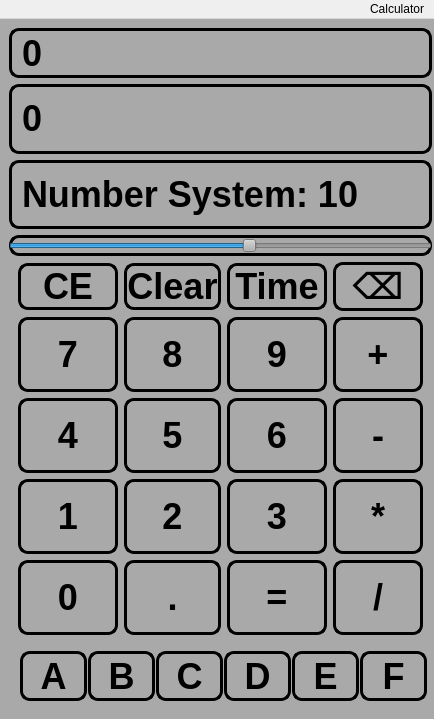
<?xml version="1.0" encoding="UTF-8"?>
<ui version="4.0">
 <class>MainWindow</class>
 <widget class="QMainWindow" name="MainWindow">
  <property name="geometry">
   <rect>
    <x>0</x>
    <y>0</y>
    <width>434</width>
    <height>719</height>
   </rect>
  </property>
  <property name="windowTitle">
   <string>MainWindow</string>
  </property>
  <property name="layoutDirection">
   <enum>Qt::RightToLeft</enum>
  </property>
  <property name="toolButtonStyle">
   <enum>Qt::ToolButtonTextOnly</enum>
  </property>
  <widget class="QWidget" name="centralwidget">
   <widget class="QGroupBox" name="whole_calculator">
    <property name="geometry">
     <rect>
      <x>0</x>
      <y>0</y>
      <width>441</width>
      <height>701</height>
     </rect>
    </property>
    <property name="styleSheet">
     <string notr="true">QPushButton{
	 border-style: outset;
     border-width: 3px;
     border-radius: 10px;
     border-color: black;
	 background-color: darkGray;
	 font: bold 36px;
}
QPushButton:pressed{
	 border-style: outset;
     border-width: 3px;
     border-radius: 10px;
     border-color: black;
	 background-color: lightGray;
	 font: bold 36px;
}
QPushButton:!enabled{
	 border-style: outset;
     border-width: 3px;
     border-radius: 10px;
     border-color: black;
	 background-color: gray;
	 font: bold 36px;
}
QGroupBox{
	 border-style: outset;
     border-width: 0px;
	 background-color: darkGray;
}
QSlider{
	 border-style: outset;
     border-width: 3px;
     border-radius: 10px;
     border-color: black;
	 background-color: darkGray;
	 font: bold 36px;
}
QLabel{
	 border-style: outset;
     border-width: 3px;
     border-radius: 10px;
     border-color: black;
	 background-color: darkGray;
	 font: bold 36px;
}

QSlider:!enabled{
	 border-style: outset;
     border-width: 3px;
     border-radius: 10px;
     border-color: black;
	 background-color: gray;
	 font: bold 36px;
}

</string>
    </property>
    <layout class="QVBoxLayout" name="verticalLayout_2">
     <item>
      <widget class="QLabel" name="previous_input">
       <property name="maximumSize">
        <size>
         <width>16777215</width>
         <height>50</height>
        </size>
       </property>
       <property name="text">
        <string>0</string>
       </property>
      </widget>
     </item>
     <item>
      <widget class="QLabel" name="result">
       <property name="maximumSize">
        <size>
         <width>16777215</width>
         <height>75</height>
        </size>
       </property>
       <property name="cursor">
        <cursorShape>IBeamCursor</cursorShape>
       </property>
       <property name="focusPolicy">
        <enum>Qt::TabFocus</enum>
       </property>
       <property name="layoutDirection">
        <enum>Qt::RightToLeft</enum>
       </property>
       <property name="text">
        <string>0</string>
       </property>
      </widget>
     </item>
     <item>
      <widget class="QLabel" name="number_system">
       <property name="text">
        <string>Number System: 10</string>
       </property>
      </widget>
     </item>
     <item>
      <widget class="QSlider" name="horizontalSlider">
       <property name="enabled">
        <bool>true</bool>
       </property>
       <property name="minimum">
        <number>2</number>
       </property>
       <property name="maximum">
        <number>16</number>
       </property>
       <property name="pageStep">
        <number>1</number>
       </property>
       <property name="value">
        <number>10</number>
       </property>
       <property name="orientation">
        <enum>Qt::Horizontal</enum>
       </property>
       <property name="invertedAppearance">
        <bool>true</bool>
       </property>
      </widget>
     </item>
     <item>
      <widget class="QGroupBox" name="buttons">
       <property name="sizePolicy">
        <sizepolicy hsizetype="Preferred" vsizetype="Preferred">
         <horstretch>0</horstretch>
         <verstretch>0</verstretch>
        </sizepolicy>
       </property>
       <property name="styleSheet">
        <string notr="true"/>
       </property>
       <layout class="QGridLayout" name="buttonLayout">
        <property name="topMargin">
         <number>0</number>
        </property>
        <property name="bottomMargin">
         <number>0</number>
        </property>
        <item row="2" column="1">
         <widget class="QPushButton" name="number9">
          <property name="sizePolicy">
           <sizepolicy hsizetype="Minimum" vsizetype="Preferred">
            <horstretch>0</horstretch>
            <verstretch>0</verstretch>
           </sizepolicy>
          </property>
          <property name="minimumSize">
           <size>
            <width>100</width>
            <height>75</height>
           </size>
          </property>
          <property name="styleSheet">
           <string notr="true"/>
          </property>
          <property name="text">
           <string>9</string>
          </property>
          <property name="iconSize">
           <size>
            <width>50</width>
            <height>30</height>
           </size>
          </property>
         </widget>
        </item>
        <item row="3" column="4">
         <widget class="QPushButton" name="number4">
          <property name="minimumSize">
           <size>
            <width>0</width>
            <height>75</height>
           </size>
          </property>
          <property name="text">
           <string>4</string>
          </property>
         </widget>
        </item>
        <item row="2" column="3">
         <widget class="QPushButton" name="number8">
          <property name="sizePolicy">
           <sizepolicy hsizetype="Minimum" vsizetype="Maximum">
            <horstretch>0</horstretch>
            <verstretch>0</verstretch>
           </sizepolicy>
          </property>
          <property name="minimumSize">
           <size>
            <width>0</width>
            <height>75</height>
           </size>
          </property>
          <property name="text">
           <string>8</string>
          </property>
         </widget>
        </item>
        <item row="4" column="0">
         <widget class="QPushButton" name="button_mul">
          <property name="sizePolicy">
           <sizepolicy hsizetype="Minimum" vsizetype="Minimum">
            <horstretch>0</horstretch>
            <verstretch>0</verstretch>
           </sizepolicy>
          </property>
          <property name="minimumSize">
           <size>
            <width>0</width>
            <height>75</height>
           </size>
          </property>
          <property name="text">
           <string>*</string>
          </property>
         </widget>
        </item>
        <item row="3" column="3">
         <widget class="QPushButton" name="number5">
          <property name="sizePolicy">
           <sizepolicy hsizetype="Minimum" vsizetype="Minimum">
            <horstretch>0</horstretch>
            <verstretch>0</verstretch>
           </sizepolicy>
          </property>
          <property name="minimumSize">
           <size>
            <width>0</width>
            <height>75</height>
           </size>
          </property>
          <property name="text">
           <string>5</string>
          </property>
         </widget>
        </item>
        <item row="3" column="1">
         <widget class="QPushButton" name="number6">
          <property name="sizePolicy">
           <sizepolicy hsizetype="Minimum" vsizetype="Ignored">
            <horstretch>0</horstretch>
            <verstretch>0</verstretch>
           </sizepolicy>
          </property>
          <property name="minimumSize">
           <size>
            <width>0</width>
            <height>75</height>
           </size>
          </property>
          <property name="text">
           <string>6</string>
          </property>
         </widget>
        </item>
        <item row="2" column="4">
         <widget class="QPushButton" name="number7">
          <property name="sizePolicy">
           <sizepolicy hsizetype="Minimum" vsizetype="Maximum">
            <horstretch>0</horstretch>
            <verstretch>0</verstretch>
           </sizepolicy>
          </property>
          <property name="minimumSize">
           <size>
            <width>100</width>
            <height>75</height>
           </size>
          </property>
          <property name="text">
           <string>7</string>
          </property>
         </widget>
        </item>
        <item row="2" column="0">
         <widget class="QPushButton" name="button_plus">
          <property name="sizePolicy">
           <sizepolicy hsizetype="Minimum" vsizetype="Minimum">
            <horstretch>0</horstretch>
            <verstretch>0</verstretch>
           </sizepolicy>
          </property>
          <property name="minimumSize">
           <size>
            <width>0</width>
            <height>75</height>
           </size>
          </property>
          <property name="text">
           <string>+</string>
          </property>
         </widget>
        </item>
        <item row="5" column="0">
         <widget class="QPushButton" name="button_div">
          <property name="sizePolicy">
           <sizepolicy hsizetype="Minimum" vsizetype="Minimum">
            <horstretch>0</horstretch>
            <verstretch>0</verstretch>
           </sizepolicy>
          </property>
          <property name="minimumSize">
           <size>
            <width>0</width>
            <height>75</height>
           </size>
          </property>
          <property name="text">
           <string>/</string>
          </property>
         </widget>
        </item>
        <item row="4" column="1">
         <widget class="QPushButton" name="number3">
          <property name="sizePolicy">
           <sizepolicy hsizetype="Minimum" vsizetype="Minimum">
            <horstretch>0</horstretch>
            <verstretch>0</verstretch>
           </sizepolicy>
          </property>
          <property name="minimumSize">
           <size>
            <width>0</width>
            <height>75</height>
           </size>
          </property>
          <property name="text">
           <string>3</string>
          </property>
         </widget>
        </item>
        <item row="0" column="3">
         <widget class="QPushButton" name="button_c">
          <property name="text">
           <string>Clear</string>
          </property>
         </widget>
        </item>
        <item row="5" column="1">
         <widget class="QPushButton" name="button_equal">
          <property name="sizePolicy">
           <sizepolicy hsizetype="Minimum" vsizetype="Minimum">
            <horstretch>0</horstretch>
            <verstretch>0</verstretch>
           </sizepolicy>
          </property>
          <property name="minimumSize">
           <size>
            <width>0</width>
            <height>75</height>
           </size>
          </property>
          <property name="text">
           <string>=</string>
          </property>
         </widget>
        </item>
        <item row="5" column="4">
         <widget class="QPushButton" name="number0">
          <property name="sizePolicy">
           <sizepolicy hsizetype="Minimum" vsizetype="Minimum">
            <horstretch>0</horstretch>
            <verstretch>0</verstretch>
           </sizepolicy>
          </property>
          <property name="minimumSize">
           <size>
            <width>0</width>
            <height>75</height>
           </size>
          </property>
          <property name="text">
           <string>0</string>
          </property>
         </widget>
        </item>
        <item row="4" column="4">
         <widget class="QPushButton" name="number1">
          <property name="minimumSize">
           <size>
            <width>0</width>
            <height>75</height>
           </size>
          </property>
          <property name="text">
           <string>1</string>
          </property>
         </widget>
        </item>
        <item row="4" column="3">
         <widget class="QPushButton" name="number2">
          <property name="minimumSize">
           <size>
            <width>0</width>
            <height>75</height>
           </size>
          </property>
          <property name="text">
           <string>2</string>
          </property>
         </widget>
        </item>
        <item row="0" column="0">
         <widget class="QPushButton" name="button_back">
          <property name="maximumSize">
           <size>
            <width>16777215</width>
            <height>49</height>
           </size>
          </property>
          <property name="text">
           <string>⌫</string>
          </property>
         </widget>
        </item>
        <item row="0" column="1">
         <widget class="QPushButton" name="button_sp">
          <property name="text">
           <string>Time</string>
          </property>
         </widget>
        </item>
        <item row="5" column="3">
         <widget class="QPushButton" name="button_dot">
          <property name="sizePolicy">
           <sizepolicy hsizetype="Minimum" vsizetype="Minimum">
            <horstretch>0</horstretch>
            <verstretch>0</verstretch>
           </sizepolicy>
          </property>
          <property name="minimumSize">
           <size>
            <width>0</width>
            <height>75</height>
           </size>
          </property>
          <property name="text">
           <string>.</string>
          </property>
         </widget>
        </item>
        <item row="0" column="4">
         <widget class="QPushButton" name="button_ce">
          <property name="text">
           <string>CE</string>
          </property>
         </widget>
        </item>
        <item row="3" column="0">
         <widget class="QPushButton" name="button_minus">
          <property name="sizePolicy">
           <sizepolicy hsizetype="Minimum" vsizetype="Minimum">
            <horstretch>0</horstretch>
            <verstretch>0</verstretch>
           </sizepolicy>
          </property>
          <property name="minimumSize">
           <size>
            <width>0</width>
            <height>75</height>
           </size>
          </property>
          <property name="text">
           <string>-</string>
          </property>
         </widget>
        </item>
       </layout>
      </widget>
     </item>
     <item>
      <widget class="QGroupBox" name="horizontalGroupBox">
       <layout class="QHBoxLayout" name="horizontalLayout_2">
        <property name="spacing">
         <number>1</number>
        </property>
        <property name="leftMargin">
         <number>11</number>
        </property>
        <property name="topMargin">
         <number>0</number>
        </property>
        <property name="rightMargin">
         <number>5</number>
        </property>
        <property name="bottomMargin">
         <number>0</number>
        </property>
        <item>
         <widget class="QPushButton" name="numberF">
          <property name="sizePolicy">
           <sizepolicy hsizetype="Expanding" vsizetype="Minimum">
            <horstretch>0</horstretch>
            <verstretch>0</verstretch>
           </sizepolicy>
          </property>
          <property name="minimumSize">
           <size>
            <width>0</width>
            <height>50</height>
           </size>
          </property>
          <property name="maximumSize">
           <size>
            <width>16777215</width>
            <height>50</height>
           </size>
          </property>
          <property name="text">
           <string>F</string>
          </property>
         </widget>
        </item>
        <item>
         <widget class="QPushButton" name="numberE">
          <property name="sizePolicy">
           <sizepolicy hsizetype="Expanding" vsizetype="Minimum">
            <horstretch>0</horstretch>
            <verstretch>0</verstretch>
           </sizepolicy>
          </property>
          <property name="minimumSize">
           <size>
            <width>0</width>
            <height>50</height>
           </size>
          </property>
          <property name="maximumSize">
           <size>
            <width>16777215</width>
            <height>50</height>
           </size>
          </property>
          <property name="text">
           <string>E</string>
          </property>
         </widget>
        </item>
        <item>
         <widget class="QPushButton" name="numberD">
          <property name="sizePolicy">
           <sizepolicy hsizetype="Expanding" vsizetype="Minimum">
            <horstretch>0</horstretch>
            <verstretch>0</verstretch>
           </sizepolicy>
          </property>
          <property name="minimumSize">
           <size>
            <width>0</width>
            <height>50</height>
           </size>
          </property>
          <property name="maximumSize">
           <size>
            <width>16777215</width>
            <height>50</height>
           </size>
          </property>
          <property name="text">
           <string>D</string>
          </property>
         </widget>
        </item>
        <item>
         <widget class="QPushButton" name="numberC">
          <property name="sizePolicy">
           <sizepolicy hsizetype="Expanding" vsizetype="Minimum">
            <horstretch>0</horstretch>
            <verstretch>0</verstretch>
           </sizepolicy>
          </property>
          <property name="minimumSize">
           <size>
            <width>0</width>
            <height>50</height>
           </size>
          </property>
          <property name="maximumSize">
           <size>
            <width>16777215</width>
            <height>50</height>
           </size>
          </property>
          <property name="text">
           <string>C</string>
          </property>
         </widget>
        </item>
        <item>
         <widget class="QPushButton" name="numberB">
          <property name="sizePolicy">
           <sizepolicy hsizetype="Expanding" vsizetype="Minimum">
            <horstretch>0</horstretch>
            <verstretch>0</verstretch>
           </sizepolicy>
          </property>
          <property name="minimumSize">
           <size>
            <width>0</width>
            <height>50</height>
           </size>
          </property>
          <property name="maximumSize">
           <size>
            <width>16777215</width>
            <height>50</height>
           </size>
          </property>
          <property name="text">
           <string>B</string>
          </property>
         </widget>
        </item>
        <item>
         <widget class="QPushButton" name="numberA">
          <property name="sizePolicy">
           <sizepolicy hsizetype="Expanding" vsizetype="Minimum">
            <horstretch>0</horstretch>
            <verstretch>0</verstretch>
           </sizepolicy>
          </property>
          <property name="minimumSize">
           <size>
            <width>0</width>
            <height>50</height>
           </size>
          </property>
          <property name="maximumSize">
           <size>
            <width>16777215</width>
            <height>50</height>
           </size>
          </property>
          <property name="text">
           <string>A</string>
          </property>
         </widget>
        </item>
       </layout>
      </widget>
     </item>
    </layout>
   </widget>
  </widget>
  <widget class="QMenuBar" name="menubar">
   <property name="geometry">
    <rect>
     <x>0</x>
     <y>0</y>
     <width>434</width>
     <height>26</height>
    </rect>
   </property>
   <widget class="QMenu" name="menuCalculator">
    <property name="title">
     <string>Calculator</string>
    </property>
   </widget>
   <addaction name="menuCalculator"/>
  </widget>
 </widget>
 <resources/>
 <connections/>
</ui>
